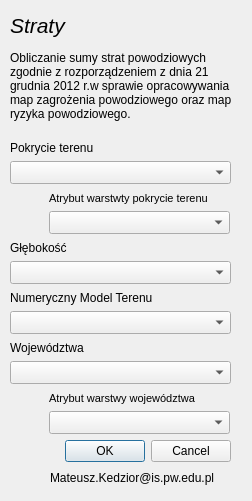
<?xml version="1.0" encoding="UTF-8"?>
<ui version="4.0">
 <class>StratyDialogBase</class>
 <widget class="QDialog" name="StratyDialogBase">
  <property name="geometry">
   <rect>
    <x>0</x>
    <y>0</y>
    <width>252</width>
    <height>501</height>
   </rect>
  </property>
  <property name="windowTitle">
   <string>Obliczanie strat</string>
  </property>
  <widget class="QLabel" name="label_6">
   <property name="geometry">
    <rect>
     <x>50</x>
     <y>470</y>
     <width>181</width>
     <height>16</height>
    </rect>
   </property>
   <property name="text">
    <string>Mateusz.Kedzior@is.pw.edu.pl</string>
   </property>
  </widget>
  <widget class="QLabel" name="label_4">
   <property name="geometry">
    <rect>
     <x>10</x>
     <y>30</y>
     <width>231</width>
     <height>111</height>
    </rect>
   </property>
   <property name="text">
    <string>Obliczanie sumy strat powodziowych zgodnie z rozporządzeniem z dnia 21 grudnia 2012 r.w sprawie opracowywania map zagrożenia powodziowego oraz map ryzyka powodziowego.</string>
   </property>
   <property name="wordWrap">
    <bool>true</bool>
   </property>
  </widget>
  <widget class="QLabel" name="label">
   <property name="geometry">
    <rect>
     <x>10</x>
     <y>140</y>
     <width>94</width>
     <height>16</height>
    </rect>
   </property>
   <property name="text">
    <string>Pokrycie terenu</string>
   </property>
  </widget>
  <widget class="QComboBox" name="LandCover">
   <property name="geometry">
    <rect>
     <x>10</x>
     <y>161</y>
     <width>221</width>
     <height>23</height>
    </rect>
   </property>
  </widget>
  <widget class="QLabel" name="label_2">
   <property name="geometry">
    <rect>
     <x>10</x>
     <y>240</y>
     <width>62</width>
     <height>16</height>
    </rect>
   </property>
   <property name="text">
    <string>Głębokość</string>
   </property>
  </widget>
  <widget class="QLabel" name="label_7">
   <property name="geometry">
    <rect>
     <x>49</x>
     <y>190</y>
     <width>185</width>
     <height>16</height>
    </rect>
   </property>
   <property name="font">
    <font>
     <pointsize>8</pointsize>
     <italic>false</italic>
    </font>
   </property>
   <property name="frameShadow">
    <enum>QFrame::Raised</enum>
   </property>
   <property name="text">
    <string>Atrybut warstwty pokrycie terenu</string>
   </property>
  </widget>
  <widget class="QComboBox" name="LandCoverField">
   <property name="geometry">
    <rect>
     <x>49</x>
     <y>211</y>
     <width>181</width>
     <height>23</height>
    </rect>
   </property>
  </widget>
  <widget class="QLabel" name="label_5">
   <property name="geometry">
    <rect>
     <x>10</x>
     <y>340</y>
     <width>83</width>
     <height>16</height>
    </rect>
   </property>
   <property name="text">
    <string>Województwa</string>
   </property>
  </widget>
  <widget class="QComboBox" name="depth">
   <property name="geometry">
    <rect>
     <x>10</x>
     <y>261</y>
     <width>221</width>
     <height>23</height>
    </rect>
   </property>
  </widget>
  <widget class="QLabel" name="label_3">
   <property name="geometry">
    <rect>
     <x>10</x>
     <y>290</y>
     <width>159</width>
     <height>16</height>
    </rect>
   </property>
   <property name="text">
    <string>Numeryczny Model Terenu</string>
   </property>
  </widget>
  <widget class="QComboBox" name="NMT">
   <property name="geometry">
    <rect>
     <x>10</x>
     <y>311</y>
     <width>221</width>
     <height>23</height>
    </rect>
   </property>
  </widget>
  <widget class="QComboBox" name="Voivode">
   <property name="geometry">
    <rect>
     <x>10</x>
     <y>361</y>
     <width>221</width>
     <height>23</height>
    </rect>
   </property>
  </widget>
  <widget class="QLabel" name="label_8">
   <property name="geometry">
    <rect>
     <x>49</x>
     <y>390</y>
     <width>168</width>
     <height>16</height>
    </rect>
   </property>
   <property name="font">
    <font>
     <pointsize>8</pointsize>
     <italic>false</italic>
    </font>
   </property>
   <property name="frameShadow">
    <enum>QFrame::Raised</enum>
   </property>
   <property name="text">
    <string>Atrybut warstwy województwa</string>
   </property>
  </widget>
  <widget class="QComboBox" name="VoivodeField">
   <property name="geometry">
    <rect>
     <x>49</x>
     <y>411</y>
     <width>181</width>
     <height>23</height>
    </rect>
   </property>
  </widget>
  <widget class="QDialogButtonBox" name="button_box">
   <property name="geometry">
    <rect>
     <x>10</x>
     <y>440</y>
     <width>221</width>
     <height>23</height>
    </rect>
   </property>
   <property name="layoutDirection">
    <enum>Qt::LeftToRight</enum>
   </property>
   <property name="orientation">
    <enum>Qt::Horizontal</enum>
   </property>
   <property name="standardButtons">
    <set>QDialogButtonBox::Cancel|QDialogButtonBox::Ok</set>
   </property>
  </widget>
  <widget class="QLabel" name="label_9">
   <property name="geometry">
    <rect>
     <x>10</x>
     <y>10</y>
     <width>201</width>
     <height>31</height>
    </rect>
   </property>
   <property name="font">
    <font>
     <pointsize>16</pointsize>
     <italic>true</italic>
    </font>
   </property>
   <property name="text">
    <string>Straty</string>
   </property>
  </widget>
 </widget>
 <resources/>
 <connections>
  <connection>
   <sender>button_box</sender>
   <signal>accepted()</signal>
   <receiver>StratyDialogBase</receiver>
   <slot>accept()</slot>
   <hints>
    <hint type="sourcelabel">
     <x>20</x>
     <y>20</y>
    </hint>
    <hint type="destinationlabel">
     <x>20</x>
     <y>20</y>
    </hint>
   </hints>
  </connection>
  <connection>
   <sender>button_box</sender>
   <signal>rejected()</signal>
   <receiver>StratyDialogBase</receiver>
   <slot>reject()</slot>
   <hints>
    <hint type="sourcelabel">
     <x>20</x>
     <y>20</y>
    </hint>
    <hint type="destinationlabel">
     <x>20</x>
     <y>20</y>
    </hint>
   </hints>
  </connection>
 </connections>
</ui>
